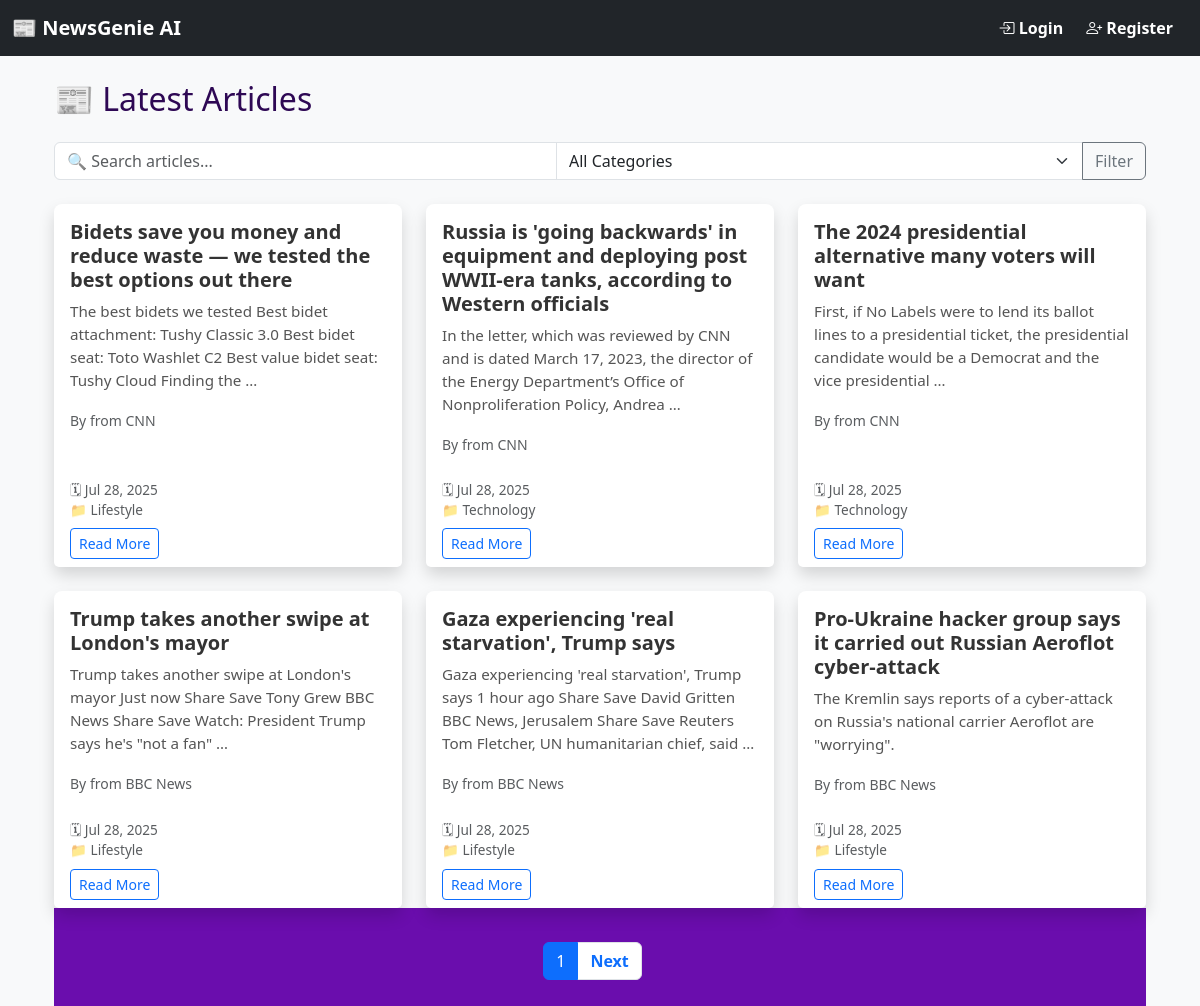
The app's page /article/, older data.
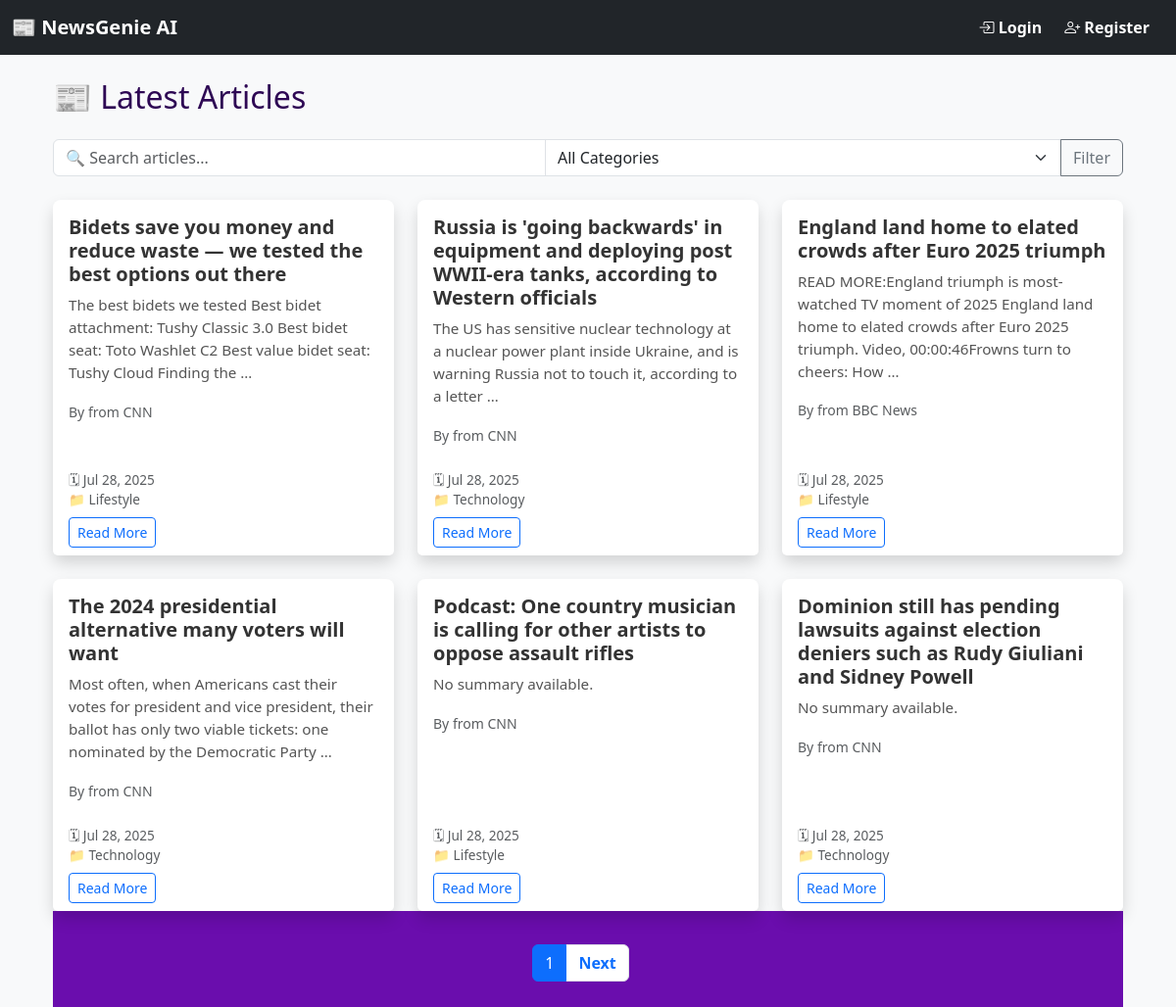
The same page, newer data.
### news/models.py (models this page shows, shortened)
class Article(models.Model):
    title = models.CharField(max_length=200)
    content = models.TextField()
    summary = models.TextField(blank=True, null=True)
    source_url = models.URLField()
    category = models.ForeignKey(Category, on_delete=models.CASCADE)
    published_date = models.DateTimeField(default=timezone.now)
    created_at = models.DateTimeField(auto_now_add=True)
    audio_file = models.FileField(upload_to='news_audio/', blank=True, null=True)
    link = models.URLField(max_length=500, unique=True, null=True, blank=True)
    source = models.CharField(max_length=100, default='Unknown')
    approved = models.BooleanField(default=False)
    class Meta:
        ordering = ['-published_date']

class Category(models.Model):
    name = models.CharField(max_length=100)
    description = models.TextField(blank=True)
    class Meta:
        verbose_name_plural = "Categories"

### news/views.py (the view)
# urls.py: path('article/', views.article_list, name='article_list'),
def article_list(request):
    category = request.GET.get('category', '')
    search_query = request.GET.get('search', '')
    articles = Article.objects.filter(approved=True)
    if category:
        articles = articles.filter(category__name__iexact=category)
    categories = Category.objects.annotate(count=Count('article'))
    paginator = Paginator(articles, 6)
    page_number = request.GET.get('page')
    page_obj = paginator.get_page(page_number)
    return render(request, 'news/article_list.html', {
        'articles': page_obj,
        'page_obj': page_obj,
        'category': category,
        'search_query': search_query,
        'categories': categories,
        'is_paginated': page_obj.has_other_pages()
    })

### templates/news/article_list.html (shortened to what this page needs)
{% extends 'base.html' %}
{% block content %}
<div class="container mt-4">
    <h2 class="mb-4">📰 Latest Articles</h2>
   <form method="get" class="mb-4">
    <div class="input-group">
        <input type="text" name="search" class="form-control" placeholder="🔍 Search articles..." value="{{ search_query }}">
        <select name="category" class="form-select">
            <option value="">All Categories</option>
        </select>
        <button type="submit" class="btn btn-outline-secondary">Filter</button>
    </div>
</form>
    {% if page_obj %}
    <div class="row row-cols-1 row-cols-md-3 g-4">
        {% for article in page_obj %}
        <div class="col">
            <div class="card h-100 shadow rounded-3 border-0">
                <div class="card-body">
                    <h5 class="card-title">{{ article.title }}</h5>
                    <p class="card-text">{{ article.summary|truncatewords:25 }}</p>
                    <small class="text-muted">
                        By {{ article.author }} from {{ article.source }}
                    </small>
                </div>
                <div class="card-footer bg-white border-top-0 text-muted small">
                    <span>🗓 {{ article.created_at|date:"M d, Y" }}</span><br>
                    <span>📁 {{ article.category.name }}</span><br>
                    <a href="{% url 'article_detail' article.pk %}" class="btn btn-sm btn-outline-primary mt-2">Read More</a>
                </div>
            </div>
        </div>
        {% empty %}
        <div class="col-12">
            <p>No articles found.</p>
        </div>
        {% endfor %}
    </div>
    {% if page_obj.has_other_pages %}
    <nav>
        <ul class="pagination justify-content-center mt-4">
            <li class="page-item active">
                <span class="page-link">{{ page_obj.number }}</span>
            </li>
            {% if page_obj.has_next %}
                <li class="page-item">
                    <a class="page-link" href="?category={{ category }}&page={{ page_obj.next_page_number }}">Next</a>
                </li>
            {% endif %}
        </ul>
    </nav>
    {% endif %}
    {% else %}
        <p>No articles found.</p>
    {% endif %}
</div>
{% endblock %}

Row changes from the older to the newer data that the page shows:
no longer on this page (row unchanged): Article: title "Trump takes another swipe at London's mayor", summary "Trump takes another swipe at London's mayor Just now Share Save Tony Grew BBC News Share Save Watch: President Trump says he's \"not a fan\" …", source "BBC News", created_at "Jul 28, 2025", category.name "Lifestyle"
no longer on this page (row unchanged): Article: title "Gaza experiencing 'real starvation', Trump says", summary "Gaza experiencing 'real starvation', Trump says 1 hour ago Share Save David Gritten BBC News, Jerusalem Share Save Reuters Tom Fletcher, UN humanitarian chief, said …", source "BBC News", created_at "Jul 28, 2025", category.name "Lifestyle"
no longer on this page (row edited): Article: title "Pro-Ukraine hacker group says it carried out Russian Aeroflot cyber-attack", summary "The Kremlin says reports of a cyber-attack on Russia's national carrier Aeroflot are \"worrying\".", source "BBC News", created_at "Jul 28, 2025", category.name "Lifestyle"
changed Article: summary "In the letter, which was reviewed by CNN and is dated March 17, 2023, the director of the Energy Department’s Office of Nonproliferation Policy, Andrea …" → "The US has sensitive nuclear technology at a nuclear power plant inside Ukraine, and is warning Russia not to touch it, according to a letter …"
now on this page (row edited): Article: title "England land home to elated crowds after Euro 2025 triumph", summary "READ MORE:England triumph is most-watched TV moment of 2025 England land home to elated crowds after Euro 2025 triumph. Video, 00:00:46Frowns turn to cheers: How …", source "BBC News", created_at "Jul 28, 2025", category.name "Lifestyle"
changed Article: summary "First, if No Labels were to lend its ballot lines to a presidential ticket, the presidential candidate would be a Democrat and the vice presidential …" → "Most often, when Americans cast their votes for president and vice president, their ballot has only two viable tickets: one nominated by the Democratic Party …"
now on this page (row edited): Article: title "Podcast: One country musician is calling for other artists to oppose assault rifles", summary "No summary available.", source "CNN", created_at "Jul 28, 2025", category.name "Lifestyle"
now on this page (row edited): Article: title "Dominion still has pending lawsuits against election deniers such as Rudy Giuliani and Sidney Powell", summary "No summary available.", source "CNN", created_at "Jul 28, 2025", category.name "Technology"
